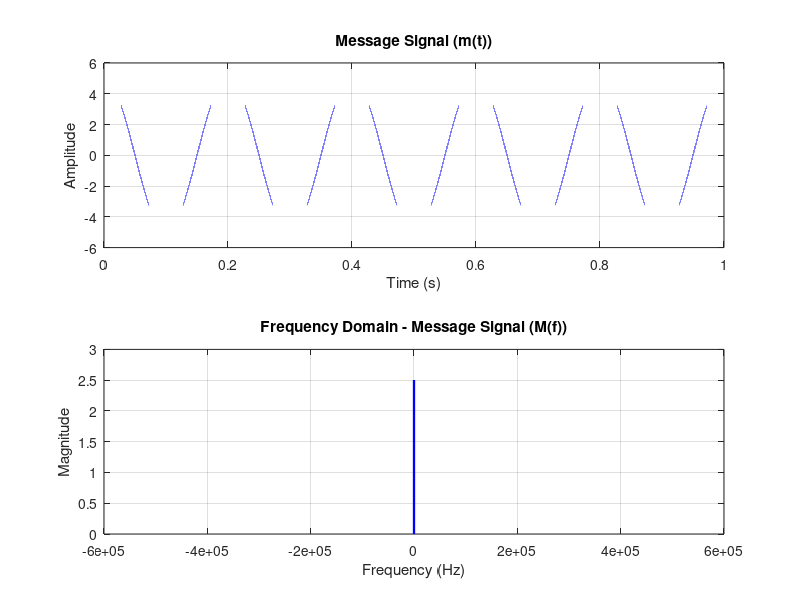
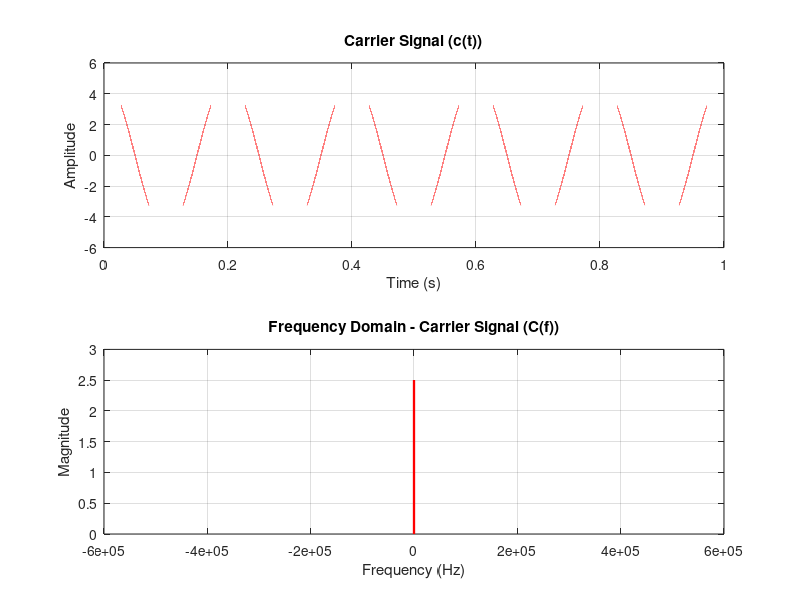
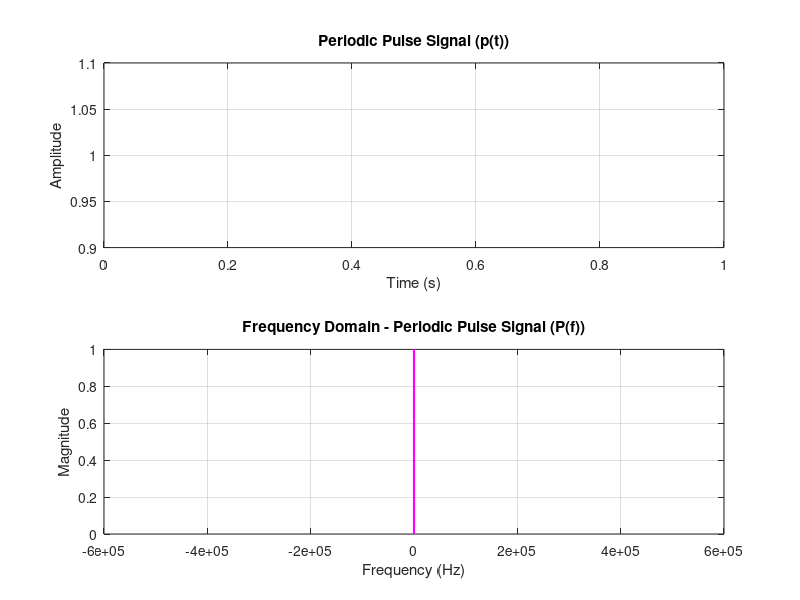
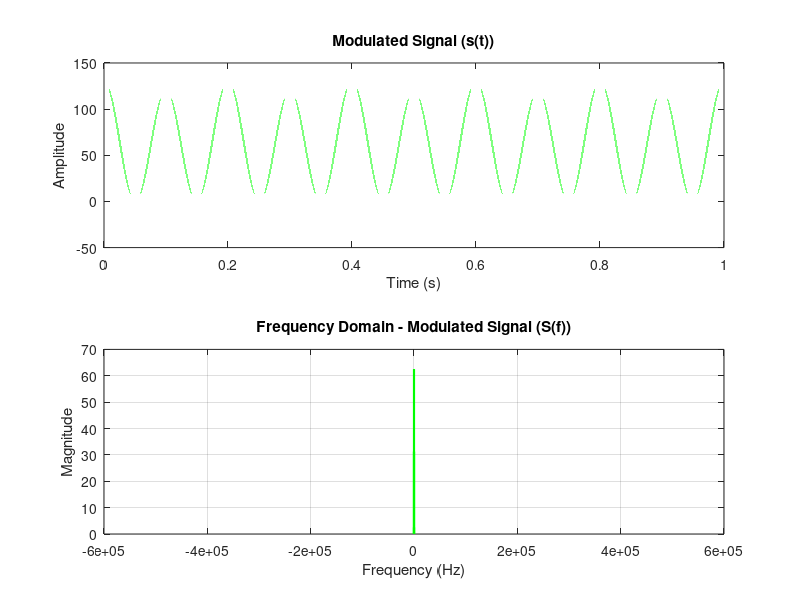

Here is the MATLAB script that generated these plots, in order:
% Parameters
Am = input(' (Am): ');
Ac = input(' (Ac): ');
Fm = input(' (Fm): ');
Fc = input(' (Fc): ');
ka = input(' (ka): ');
Tc = 1/Fc; % Set Tc as the inverse of the carrier frequency

% Time vector
t = 0:0.000001:1; % from 0 to 1 second with a step of 1 ms

% Generate signals
mt = Am * cos(2 * pi * Fm * t); % m(t) 
ct = Ac * cos(2 * pi * Fc * t); % c(t) 
st = (1 + ka * mt) .* ct;

% Periodic Pulse signal
pt = rectpuls(mod((2 * t), Tc)); % p(t)

% Frequency vector
Fs = 1/(t(2)-t(1));
frequencies = linspace(-Fs/2, Fs/2, length(t));

% Plot m(t) and m(f)
figure;
subplot(2,1,1);
plot(t, mt, 'b', 'LineWidth', 1.5);
title('Message Signal (m(t))');
xlabel('Time (s)');
ylabel('Amplitude');
grid on;

subplot(2,1,2);
spectrum_m = abs(fftshift(fft(mt))) / length(t); % Normalize the magnitude
plot(frequencies, spectrum_m, 'b', 'LineWidth', 1.5);
title('Frequency Domain - Message Signal (M(f))');
xlabel('Frequency (Hz)');
ylabel('Magnitude');
grid on;

% Plot c(t) and c(f)
figure;
subplot(2,1,1);
plot(t, ct, 'r', 'LineWidth', 1.5);
title('Carrier Signal (c(t))');
xlabel('Time (s)');
ylabel('Amplitude');
grid on;

subplot(2,1,2);
spectrum_c = abs(fftshift(fft(ct))) / length(t); % Normalize the magnitude
plot(frequencies, spectrum_c, 'r', 'LineWidth', 1.5);
title('Frequency Domain - Carrier Signal (C(f))');
xlabel('Frequency (Hz)');
ylabel('Magnitude');
grid on;

% Plot p(t) and p(f)
figure;
subplot(2,1,1);
plot(t, pt, 'm', 'LineWidth', 1.5);
title('Periodic Pulse Signal (p(t))');
xlabel('Time (s)');
ylabel('Amplitude');
grid on;

subplot(2,1,2);
spectrum_p = abs(fftshift(fft(pt))) / length(t); % Normalize the magnitude
plot(frequencies, spectrum_p, 'm', 'LineWidth', 1.5);
title('Frequency Domain - Periodic Pulse Signal (P(f))');
xlabel('Frequency (Hz)');
ylabel('Magnitude');
grid on;

% Plot s(t) and s(f)
figure;
subplot(2,1,1);
plot(t, st, 'g', 'LineWidth', 1.5);
title('Modulated Signal (s(t))');
xlabel('Time (s)');
ylabel('Amplitude');

subplot(2,1,2);
spectrum_s = abs(fftshift(fft(st))) / length(t); % Normalize the magnitude
plot(frequencies, spectrum_s, 'g', 'LineWidth', 1.5);
title('Frequency Domain - Modulated Signal (S(f))');
xlabel('Frequency (Hz)');
ylabel('Magnitude');
grid on;
